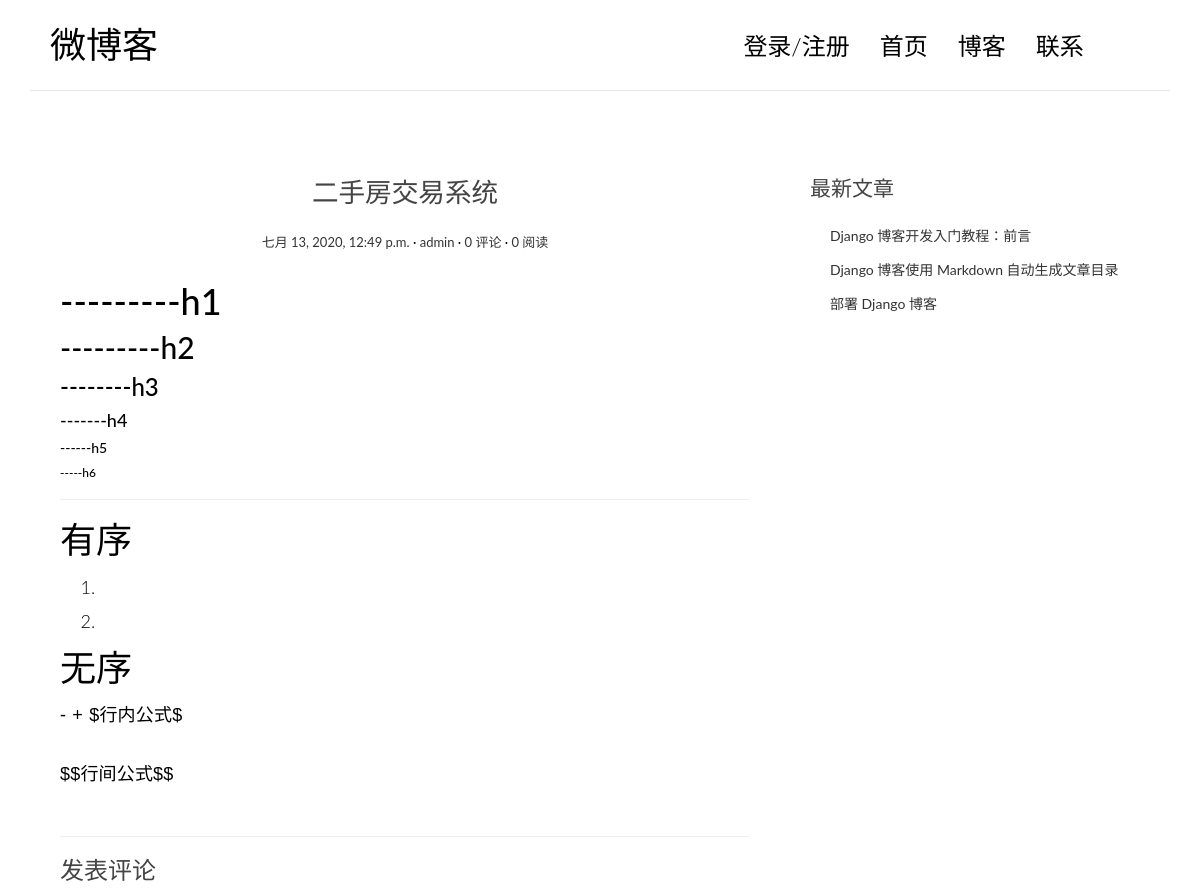
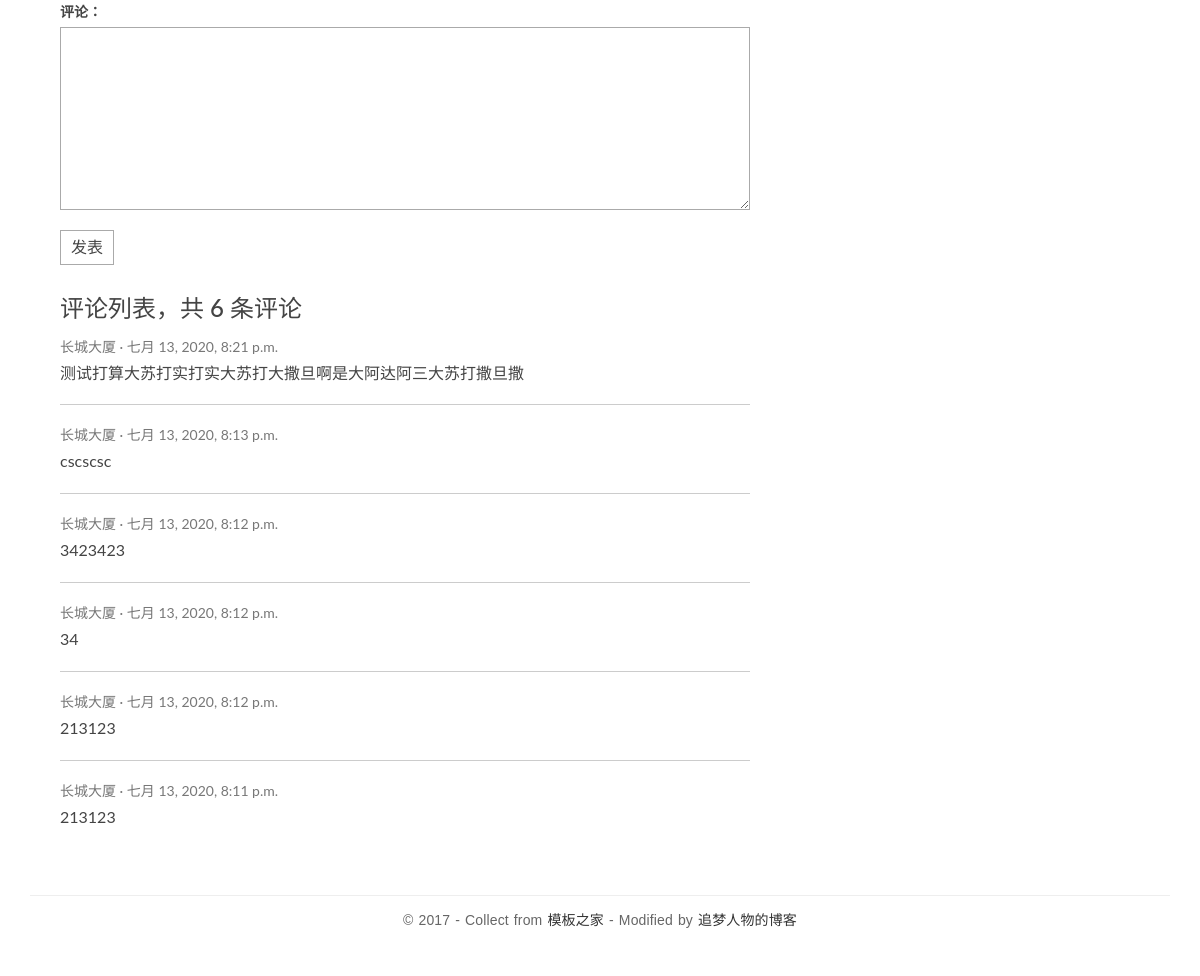
/single/1/, run on the app's committed database (2 pictures, top to bottom).
### main_blog_app/models.py (models this page shows, shortened)
class Post(models.Model):
    title = models.CharField(max_length=70, verbose_name='文章标题')
    body = models.TextField(verbose_name='文章正文')
    created_time = models.DateTimeField(auto_now_add=True, verbose_name='文章正文')
    modified_time = models.DateTimeField(auto_now=True, verbose_name='修改时间')
    excerpt = models.CharField(max_length=200, blank=True, verbose_name='文章摘要')
    views = models.PositiveIntegerField(default=0, verbose_name='阅读量')
    author = models.ForeignKey(User, on_delete=models.CASCADE, verbose_name='文章作者')
    reviews = models.PositiveIntegerField(default=0, verbose_name='评论量')
    class Meta:
        verbose_name = '文章'
        verbose_name_plural = '文章'
        ordering = ['-created_time']

class User(models.Model):
    account = models.CharField(max_length=11, primary_key=True, verbose_name='用户账户（手机号）')
    username = models.CharField(max_length=20, verbose_name='用户名')
    password = models.CharField(max_length=20, verbose_name='账户密码')
    def __str__(self):
        return self.username
    class Meta:
        verbose_name = '用户'
        verbose_name_plural = '用户'

class Review(models.Model):
    text = models.TextField(verbose_name='评论内容')
    post = models.ForeignKey(Post, on_delete=models.CASCADE, verbose_name='评论文章')
    user = models.ForeignKey(User, on_delete=models.CASCADE, verbose_name='评论用户')
    created_time = models.DateTimeField(auto_now_add=True, verbose_name='评论时间')
    class Meta:
        verbose_name = '评论'
        verbose_name_plural = '评论'
        ordering = ['-created_time']

### main_blog_app/views.py (the view)
# urls.py: path('single/<str:id>/', RUDPost.as_view(), name='single'),
class RUDPost(generics.RetrieveUpdateDestroyAPIView):
    queryset = Post.objects.all()
    serializer_class = PostSerializers
    lookup_field = 'id'
    def get(self, request, *args, **kwargs):
        post_id = kwargs.get('id')
        post = Post.objects.get(id=post_id)
        reviews = Review.objects.filter(post=post)
        post.body = markdown.markdown(post.body,
                                  extensions=[
                                     'markdown.extensions.extra',
                                     'markdown.extensions.codehilite',
                                     'markdown.extensions.toc',
                                  ])
        return render(request, 'single.html', {'post': post, 'reviews': reviews, 'reviews_num': len(reviews)})

### templates/single.html (shortened to what this page needs)
<!DOCTYPE html>
{% load static %}
<html>
<head>
    <link rel="stylesheet" href="{% static 'css/bootstrap.min.css' %}">
    <link rel="stylesheet" href="http://code.ionicframework.com/ionicons/2.0.1/css/ionicons.min.css">
    <link rel="stylesheet" href="{% static 'css/pace.css' %}">
    <link rel="stylesheet" href="{% static 'css/custom.css' %}">
    <link rel="stylesheet" href="{% static 'css/ucenter.css' %}">
    <link rel="stylesheet" href="{% static 'css/highlights/github.css' %}">
</head>
<body id="single">
<div class="container">
    <header id="site-header">
        <div class="row">
            <div class="col-md-4 col-sm-5 col-xs-8">
                <div class="logo">
                    <h1><a href="index.html">微博客</a></h1>
                </div>
            </div>
            <div class="col-md-8 col-sm-7 col-xs-4">
                <nav class="main-nav" role="navigation">
                    <div class="collapse navbar-collapse" id="bs-example-navbar-collapse-1">
                        <ul class="nav navbar-nav navbar-right">
                            <li class="cl-effect-11"><a href="{% url 'blog:page' 'login' %}" data-hover="">登录/注册</a></li>
                            <li class="cl-effect-11"><a href="{% url 'blog:index' %}" data-hover="首页">首页</a></li>
                            <li class="cl-effect-11"><a href="{% url 'blog:page' 'full-width' %}" data-hover="博客">博客</a></li>
                            <li class="cl-effect-11"><a href="{% url 'blog:page' 'contact' %}" data-hover="联系">联系</a></li>
                        </ul>
                    </div>
                </nav>
            </div>
        </div>
    </header>
</div>
<div class="content-body">
    <div class="container">
        <div class="row">
            <main class="col-md-8">
                <article class="post post-1">
                    <header class="entry-header">
                        <h1 class="entry-title">{{post.title}}</h1>
                        <div class="entry-meta">
                            <span class="post-date"><a href="#"><time class="entry-date">{{post.created_time}}</time></a></span>
                            <span class="post-author"><a href="#">{{post.author}}</a></span>
                            <span class="comments-link"><a href="#">{{post.reviews}} 评论</a></span>
                            <span class="views-count"><a href="#">{{post.views}} 阅读</a></span>
                        </div>
                    </header>
                    <div class="entry-content clearfix">
                        {{post.body|safe}}
                    </div>
                </article>
                <section class="comment-area" id="comment-area">
                    <hr>
                    <h3>发表评论</h3>
                    <form action="javascript:" id="created_reviews" method="post" class="comment-form">
                        <div class="row">
                            <div class="col-md-12">
                                <label for="id_comment">评论：</label>
                                <textarea name="text" id="id_comment" required></textarea>
                                <button type="submit" id="created_reviews_btn" class="comment-btn">发表</button>
                            </div>
                        </div>
                    </form>
                    <div class="comment-list-panel">
                        <h3>评论列表，共 <span>{{reviews_num}}</span> 条评论</h3>
                        <ul class="comment-list list-unstyled">
                            {% for review in reviews %}
                            <li class="comment-item">
                                <span class="nickname">{{review.user}}</span>
                                <time class="submit-date" datetime="2012-11-09T23:15:57+00:00">{{review.created_time}}</time>
                                <div class="text">{{review.text}}</div>
                            </li>
                            {% endfor %}
                        </ul>
                    </div>
                </section>
            </main>
            <aside class="col-md-4">
                <div class="widget widget-recent-posts">
                    <h3 class="widget-title">最新文章</h3>
                    <ul>
                        <li>
                            <a href="#">Django 博客开发入门教程：前言</a>
                        </li>
                        <li>
                            <a href="#">Django 博客使用 Markdown 自动生成文章目录</a>
                        </li>
                        <li>
                            <a href="#">部署 Django 博客</a>
                        </li>
                    </ul>
                </div>
            </aside>
        </div>
    </div>
</div>
<footer id="site-footer">
    <div class="container">
        <div class="row">
            <div class="col-md-12">
                <p class="copyright">&copy 2017 - Collect from <a href="http://www.cssmoban.com/"
                                                                  target="_blank" title="模板之家">模板之家</a>
                    - Modified by <a href="http://zmrenwu.com/" title="网页模板" target="_blank">追梦人物的博客</a>
                </p>
            </div>
        </div>
    </div>
</footer>
</body>
</html>

### common_static/css/custom.css (style rules this page uses)
* { outline: none; }
h1, h2, h3, h4, h5, h6 { margin-top: 0; }
a { color: #333; }
body { color: #444; font-family: 'Lato', sans-serif; }
p { font-family: 'Ubuntu', sans-serif; font-weight: 400; word-spacing: 1px; letter-spacing: 0.01em; }
#single p, #page p { margin-bottom: 25px; }
#site-header { background-color: #FFF; padding: 25px 20px; margin-bottom: 40px; border-bottom: 1px solid #e7e7e7; }
.logo h1 a { color: #000; }
.logo h1 { margin: 0; font-family: 'Lato', sans-serif; font-weight: 300; }
.main-nav { margin-top: 11px; max-width: 95%; }
.main-nav a { color: #000000 !important; padding: 0 0 5px 0 !important; margin-right: 30px; font-family: 'Lato', sans-serif; font-weight: 300; font-size: 24px; }
.cl-effect-11 a { padding: 10px 0; color: #0972b4; text-shadow: none; }
.cl-effect-11 a::before { position: absolute; top: 0; left: 0; overflow: hidden; padding: 0 0 5px 0 !important; max-width: 0; border-bottom: 1px solid #000; color: #000; content: attr(data-hover); white-space: nowrap; -webkit-transition: max-width 0.5s; -moz-transition: max-width 0.5s; transition: max-width 0.5s; }
.content-body { padding-bottom: 4em; }
.post { background: #fff; padding: 30px 30px 0; }
.entry-title { text-align: center; font-size: 1.9em; margin-bottom: 20px; line-height: 1.6; padding: 10px 20px 0; }
.entry-meta { text-align: center; color: #DDDDDD; font-size: 13px; margin-bottom: 30px; }
.entry-content { font-size: 18px; line-height: 1.9; font-weight: 300; color: #000; }
.post-category::after, .post-date::after, .post-author::after, .comments-link::after { content: ' ·'; color: #000; }
.widget { background: #fff; padding: 30px 0 0; }
.widget-title { font-size: 1.5em; margin-bottom: 20px; line-height: 1.6; padding: 10px 0 0; font-weight: 400; }
.widget-recent-posts ul { padding: 0; margin: 0; padding-left: 20px; }
.widget-recent-posts ul li { list-style-type: none; position: relative; line-height: 170%; margin-bottom: 10px; }
.widget-recent-posts ul li::before { content: '\f3d3'; font-family: "Ionicons"; position: absolute; left: -17px; top: 3px; font-size: 16px; color: #000; }
#site-footer { padding-top: 10px; padding: 0 0 1.5em 0; }
.copyright { text-align: center; padding-top: 1em; margin: 0; border-top: 1px solid #eee; color: #666; }
.contact-form textarea, .comment-form textarea { border: 1px solid #aaa; margin-bottom: 15px; width: 100%; padding: 15px 15px; font-size: 16px; line-height: 20px !important; min-height: 183px; transition: 0.4s border-color linear; }
.comment-area { padding: 0 30px 0; }
.comment-form { margin-top: 15px; }
.comment-form .comment-btn { background-color: #fff; border: 1px solid #aaa; font-size: 16px; padding: 5px 10px; }
.comment-list-panel { margin-top: 30px; }
.comment-list { margin-top: 15px; }
.comment-item:not(:last-child) { border-bottom: 1px #ccc solid; margin-bottom: 20px; padding-bottom: 20px; }
.comment-item .nickname, .comment-item .submit-date { color: #777; font-size: 14px; }
.comment-item .nickname:after { content: ' ·'; }
.comment-item .text { padding-top: 5px; font-size: 16px; }

### data on the page
Post: title "二手房交易系统", created_time "七月 13, 2020, 12:49 p.m.", author "admin", reviews "0", views "0", body "---------h1 ---------h2 --------h3 -------h4 ------h5 -----h6 有序 无序 - + $行内公式$ $$行间公式$$"
Review: user "长城大厦", created_time "七月 13, 2020, 8:21 p.m.", text "测试打算大苏打实打实大苏打大撒旦啊是大阿达阿三大苏打撒旦撒"
Review: user "长城大厦", created_time "七月 13, 2020, 8:13 p.m.", text "cscscsc"
Review: user "长城大厦", created_time "七月 13, 2020, 8:12 p.m.", text "3423423"
Review: user "长城大厦", created_time "七月 13, 2020, 8:12 p.m.", text "34"
Review: user "长城大厦", created_time "七月 13, 2020, 8:12 p.m.", text "213123"
Review: user "长城大厦", created_time "七月 13, 2020, 8:11 p.m.", text "213123"

### other printed values
{{ reviews_num }} "6"
